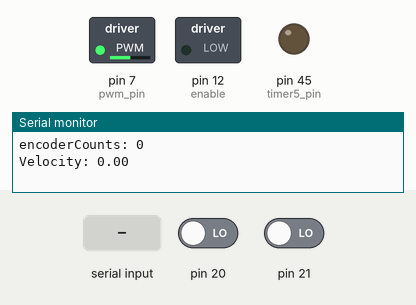
The sketch below on a simulated Arduino Mega 2560, built with avr-gcc and run on an emulated ATmega2560. On the bench: switched loads named in the sketch (green lamp = pin HIGH), output pins drawn as LEDs (lit = HIGH), the last lines printed to the serial monitor. The test bench sets the inputs (shaded band); at power-on: pin 20 LOW, pin 21 LOW.

Above: at 1.2 s.
1.3 s: "30,150\n" received over Serial
At 2.4 s:
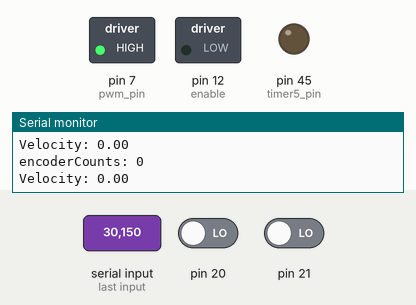
3.5 s: "5\n" received over Serial
At 5.1 s:
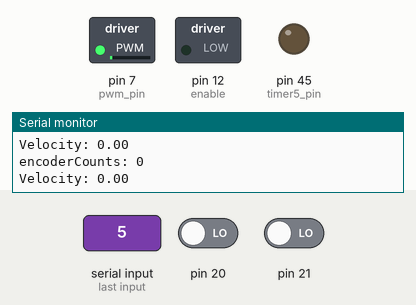
5.5 s: "200\n" received over Serial
At 6.7 s:
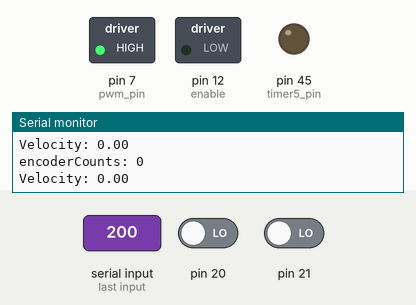
Timing chart, 0 to 8.5 s (numbered marks = the images above; inputs shaded):
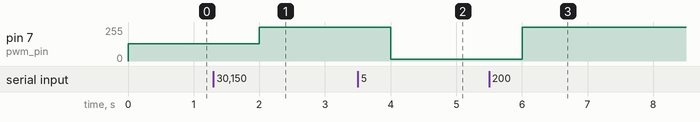

The sketch:

motor_velocity.ino
```cpp
#define pwm_pin 7
#define pinA 2
#define pinB 3
#define timer5_pin 45
#define enable 12
#define ppr 1000

int encoderCounts = 0;
int revolutions = 0;
float velocity = 0;
void setup() {
  // put your setup code here, to run once:
  Serial.begin(115200);
  pinMode(pwm_pin, OUTPUT);
  pinMode(pinA, INPUT);
  pinMode(pinB, INPUT);
  pinMode(timer5_pin, OUTPUT);
  pinMode(enable, OUTPUT);
  digitalWrite(enable, HIGH);
  // configure PWM:
  TCCR4A = B00100011; //Mode 15, no prescaler (=1)
  TCCR4B = B00011001;
  OCR4AH = B00000001; //319 TOP value
  OCR4AL = B00111111;
  //OCR4BH = B00000000;
  //OCR4BL = B10100000;
  //OCR4A = 319;
  OCR4B = 160; // Default 50% duty cycle

  // Configure encoder interrupts
  attachInterrupt(pinA, readEncoderA, CHANGE);
  attachInterrupt(pinB, readEncoderB, CHANGE);

  // Configure timer interrupt
  TCCR5A = 0;
  TCCR5B = B00000011;
  TIMSK5 = 1;
}

void setPWM(float duty){
  OCR4B = (int)duty*319/100;
}

ISR(TIMER5_OVF_vect){
  velocity = (revolutions+(float)encoderCounts/ppr)*3.8*60;

//  if (velocity > 0) {
//   Serial.println(revolutions);
//  }

  encoderCounts = 0;
  revolutions = 0;

}

void readEncoderA(void){
  if(digitalRead(pinA)==HIGH){
    if(digitalRead(pinB)==HIGH){
      encoderCounts = encoderCounts + 1; //CW
      if(encoderCounts==ppr){
        revolutions += 1;
        encoderCounts = 0;
      }

    }else{
      encoderCounts = encoderCounts - 1; //CCW
      if(encoderCounts==-ppr){
        revolutions -= 1;
        encoderCounts = 0;
      }
    }
  }else{
    if(digitalRead(pinB)==LOW){
      encoderCounts = encoderCounts + 1; //CW
      if(encoderCounts==ppr){
        revolutions += 1;
        encoderCounts = 0;
      }
    }else{
      encoderCounts = encoderCounts - 1; //CCW
      if(encoderCounts==-ppr){
        revolutions -= 1;
        encoderCounts = 0;
      }
    }
  }
  //Serial.println(encoderCounts);
}

void readEncoderB(void){
  if(digitalRead(pinB)==HIGH){
    if(digitalRead(pinA)==LOW){
      encoderCounts = encoderCounts + 1; //CW
      if(encoderCounts==ppr){
        revolutions += 1;
        encoderCounts = 0;
      }
    }else{
      encoderCounts = encoderCounts - 1; //CCW
      if(encoderCounts==-ppr){
        revolutions -= 1;
        encoderCounts = 0;
      }
    }
  }else{
    if(digitalRead(pinA)==HIGH){
      encoderCounts = encoderCounts + 1; //CW
      if(encoderCounts==ppr){
        revolutions += 1;
        encoderCounts = 0;
      }
    }else{
      encoderCounts = encoderCounts - 1; //CCW
      if(encoderCounts==-ppr){
        revolutions -= 1;
        encoderCounts = 0;
      }
    }
  }
  //Serial.println(encoderCounts);
}

void loop() {
  // put your main code here, to run repeatedly:
//  setPWM (50.0);
//  delay(1000);
//  setPWM (75.0);
//  delay(1000);
  digitalWrite(enable, LOW);
  while(Serial.available()>1){
    float dutyReceived = Serial.parseFloat();
    //Serial.println(dutyReceived);
    encoderCounts = 0;
    revolutions = 0;
    setPWM (dutyReceived);
  }
  Serial.print("encoderCounts: ");
  Serial.println(encoderCounts);
  Serial.print("Velocity: ");
  Serial.println(velocity);
  delay(2000);
}
```

Measured:
- after the input at 1.3 s, pin 7 (pwm_pin): 128/255 → 255/255 after 0.70 s
- after the input at 3.5 s, pin 7 (pwm_pin): 255/255 → 12/255 after 0.50 s
- after the input at 5.5 s, pin 7 (pwm_pin): 12/255 → 255/255 after 0.50 s
